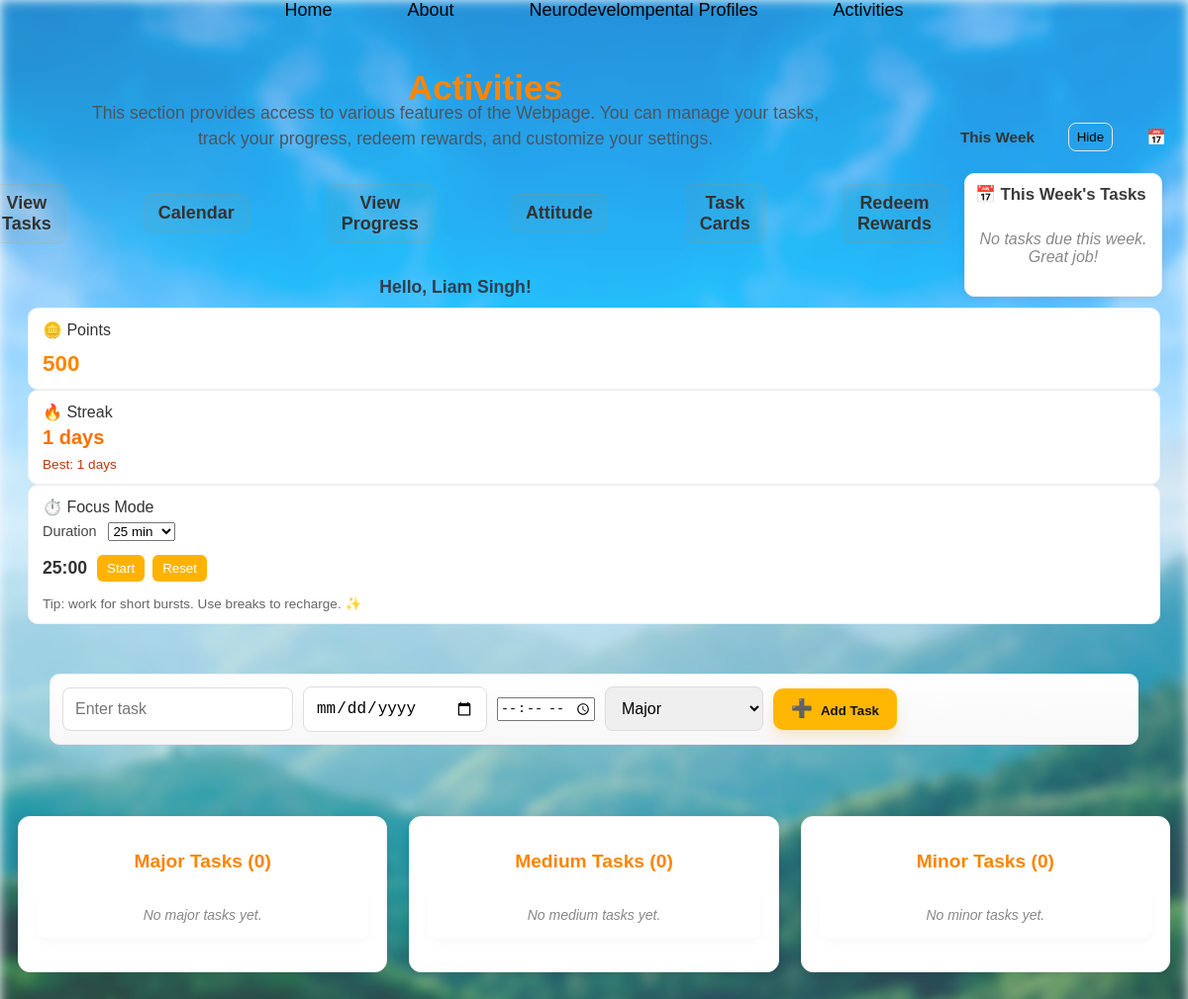
Before: /activities (signed in) with the older database file.
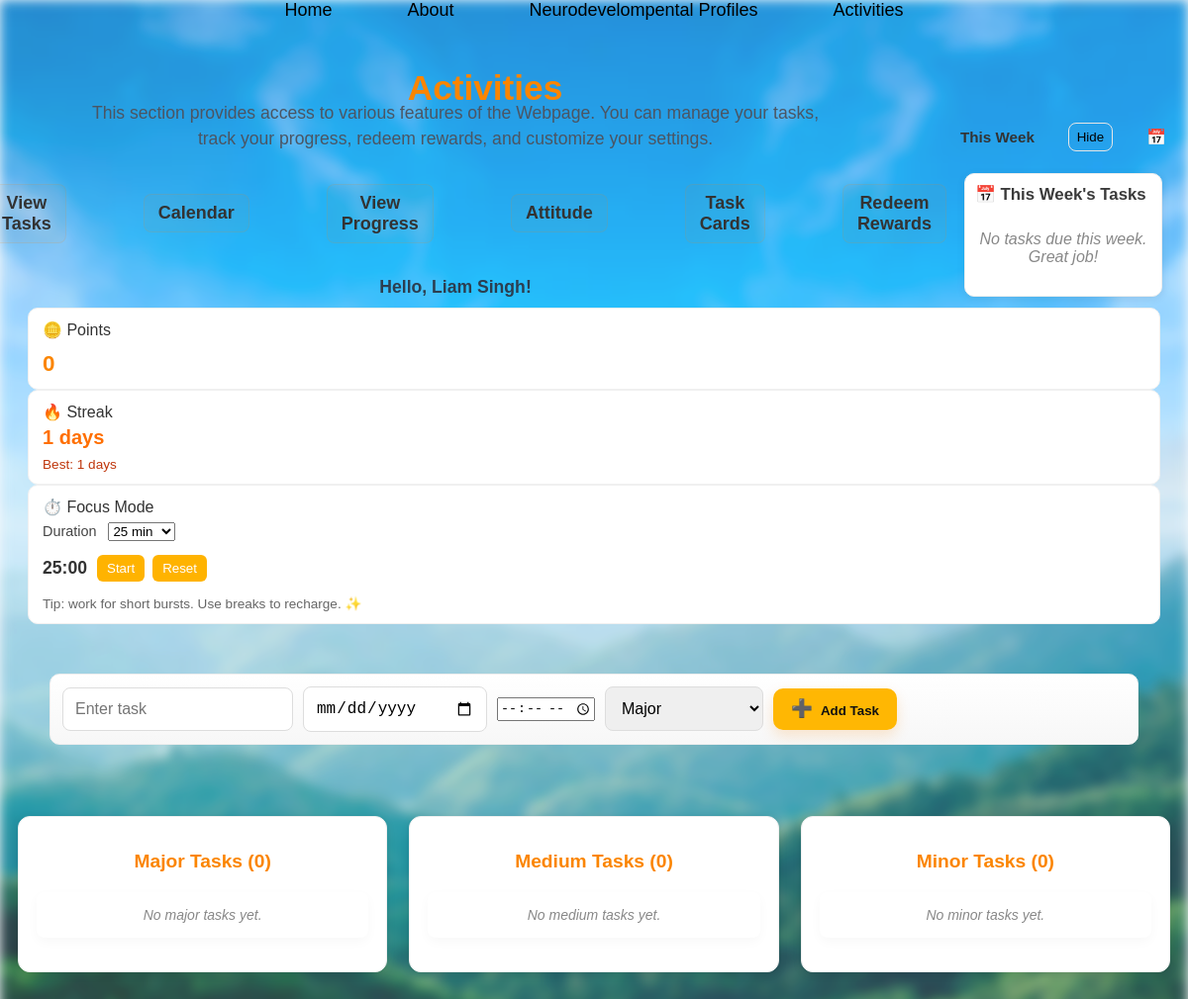
After: the same page with the newer database file.
### tables this page shows
CREATE TABLE users (
            id INTEGER PRIMARY KEY AUTOINCREMENT,
            username TEXT UNIQUE,
            password TEXT
        , points INTEGER DEFAULT 0, role TEXT DEFAULT 'child', parent_username TEXT, email TEXT, reminders_enabled INTEGER DEFAULT 0, reminder_frequency TEXT DEFAULT 'weekly', email_verified INTEGER DEFAULT 0);

### app.py (the view)
@app.route("/activities")
def activities():
    tasks = get_tasks_grouped()
    calendar_tasks = get_calendar_tasks()
    username = session.get('user') if session else None
    is_parent = False
    if username:
        conn = get_db_conn()
        c = conn.cursor()
        try:
            c.execute("SELECT role FROM users WHERE username = ?", (username,))
            row = c.fetchone()
            if row and ('role' in row.keys() and row['role'] == 'parent'):
                is_parent = True
        finally:
            conn.close()
    upcoming_tasks = get_upcoming_tasks(username, days=7) if username else []
    upcoming_all_14 = get_upcoming_tasks(username, days=14) if username else []
    today = datetime.datetime.now().date()
    upcoming_tasks_next = [t for t in upcoming_all_14 if t.get('date') and datetime.datetime.fromisoformat(t['date']).date() > (today + datetime.timedelta(days=7))]
    points = 0
    streak = {'current': 0, 'longest': 0}
    if username:
        conn = get_db_conn()
        c = conn.cursor()
        c.execute("SELECT points FROM users WHERE username = ?", (username,))
        row = c.fetchone()
        if row:
            points = row['points']
        conn.close()
        streak = get_user_streak(username)
    return render_template("activities.html", tasks=tasks, calendar_tasks=calendar_tasks, username=username, points=points, upcoming_tasks=upcoming_tasks, upcoming_tasks_next=upcoming_tasks_next, streak=streak, today=datetime.datetime.now(), timedelta=datetime.timedelta, is_parent=is_parent)

### app.py (called while the page is built, shortened)
def get_db_conn():
    conn = sqlite3.connect(DB_PATH)
    conn.row_factory = sqlite3.Row
    return conn

def get_tasks_grouped():
    conn = get_db_conn()
    c = conn.cursor()
    c.execute("SELECT id, name, date, time, importance FROM tasks WHERE completed = 0 OR completed IS NULL ORDER BY id")
    rows = c.fetchall()
    conn.close()
    grouped = {"Major": [], "Medium": [], "Minor": []}
    for imp in grouped:
        grouped[imp].sort(key=lambda x: x['date'] if x['date'] else '9999-12-31')
    return grouped

def get_calendar_tasks():
    conn = get_db_conn()
    c = conn.cursor()
    c.execute("SELECT id, name, date, time, importance FROM tasks WHERE completed = 0 OR completed IS NULL ORDER BY date")
    rows = c.fetchall()
    conn.close()
    tasks_by_date = {}
    return tasks_by_date

def get_user_streak(username):
    conn = get_db_conn()
    c = conn.cursor()
    c.execute("SELECT current_streak, longest_streak FROM streaks WHERE username = ?", (username,))
    row = c.fetchone()
    conn.close()
    if not row:
        return {'current': 0, 'longest': 0}
    return {
        'current': row['current_streak'] or 0,
        'longest': row['longest_streak'] or 0
    }

### templates/activities.html (shortened to what the changed rows need)
<!DOCTYPE html>
<html lang="en">
<head>
  <link rel="stylesheet" href="{{ url_for('static', filename='activitiesstyle.css') }}">
  <link rel="stylesheet" href="{{ url_for('static', filename='calendar.css') }}">
  <link rel="stylesheet" href="{{ url_for('static', filename='activities_adaptive.css') }}">
<body>
  <div class="page-content">
  <div class="front">
    <div class="front-header">
      <div class="front-header-left">
        <h1>Activities</h1>
        <h2 id="greeting">Hello, {{ username }}!</h2>
      </div>
    </div>
    <div class="corner-stats collapsed" id="cornerStats" aria-hidden="false">
      <div class="corner-stats-content collapsible" id="cornerStatsContent">
        <div class="top-panel points">
          <div class="panel-title">🪙 Points</div>
          <div class="points-value" id="pointsCount">{{ points }}</div>
        </div>
      </div>
    </div>
  </div>
  <div class="activities-container">
  <div class="activities-main">
  <div class="task-sections">
    <div class="task-section">
      <h2>Major Tasks <span class="task-count">({{ tasks['Major']|length }})</span></h2>
    </div>
    <div class="task-section">
      <h2>Medium Tasks <span class="task-count">({{ tasks['Medium']|length }})</span></h2>
    </div>
    <div class="task-section">
      <h2>Minor Tasks <span class="task-count">({{ tasks['Minor']|length }})</span></h2>
    </div>
  </div>
  </div>
  </div>
</body>
</html>

Changed rows visible on the page:
no longer on this page (row edited): users: points "500"
Other visible differences:
{{ points }}: (not shown) → "0"
